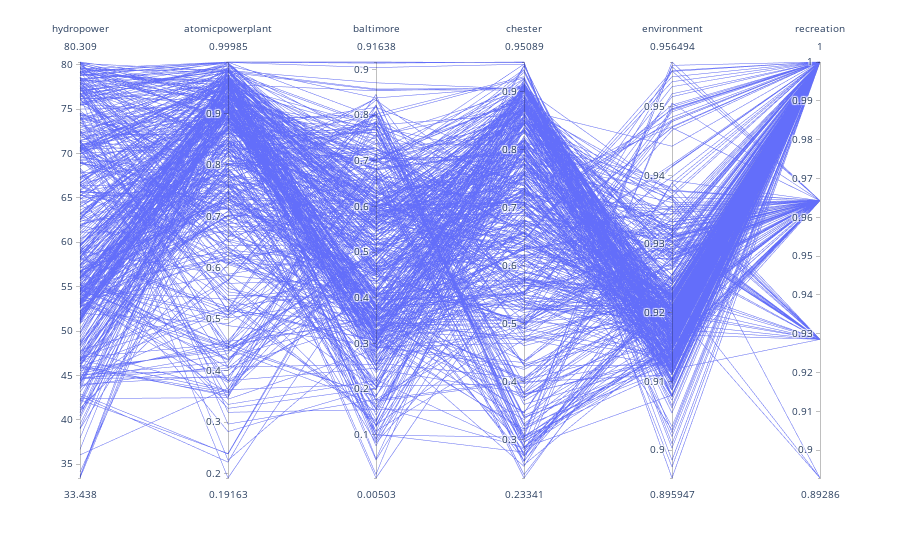

The notebook cell saved with this chart:
### Code cell
import plotly.express as px

fig = px.parallel_coordinates(df_se)
fig.show()

### Figure 1 — Plotly figure (JSON) as saved in the notebook; plotly's stock layout.template omitted (floating-point values rounded to 4 significant figures; data arrays with more than 128 entries replaced by an {"elided": "..."} marker saying what was removed)
{"data": [{"dimensions": [{"label": "hydropower", "values": {"elided": "524 float values"}}, {"label": "atomicpowerplant", "values": {"elided": "524 float values"}}, {"label": "baltimore", "values": {"elided": "524 float values"}}, {"label": "chester", "values": {"elided": "524 float values"}}, {"label": "environment", "values": {"elided": "524 float values"}}, {"label": "recreation", "values": {"elided": "524 float values"}}], "domain": {"x": [0, 1], "y": [0, 1]}, "name": "", "type": "parcoords"}], "layout": {"legend": {"tracegroupgap": 0}, "margin": {"t": 60}}}
